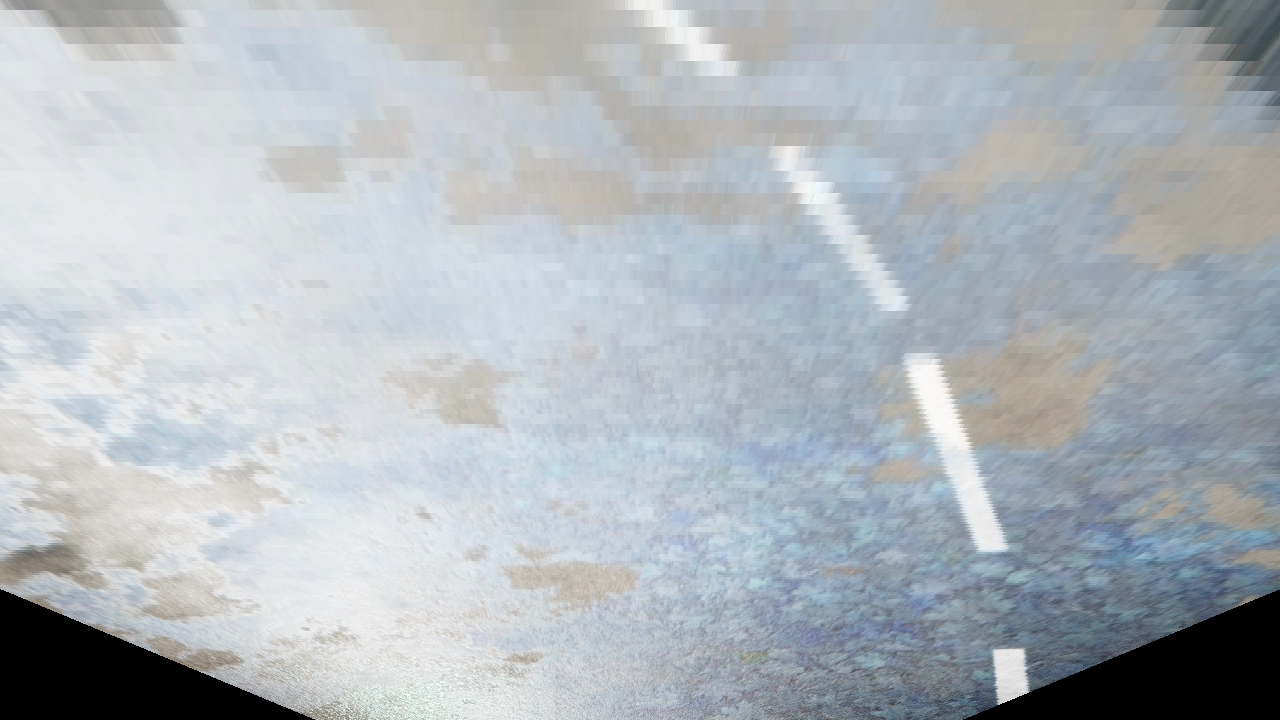
#> input picture notebooks/computer_vision/test_1/lane_detection_image_perspective.jpg, 1280 x 720 px
$ python lane_detection_image_perspective.py ../../notebooks/computer_vision/test_1/image_capture.jpg ../../notebooks/computer_vision/test_1/lane_detection_image_perspective.jpg   (older library calls are emulated)
#> lines starting #> are read from the running program, lines starting #| are printed output that depends on the picture
### scripts/python/lane_detection_image_util_transform.py
import cv2
import numpy as np


# Utility function which applies distortion to image
def apply_distortion(input_image):
    image_size = (input_image.shape[1], input_image.shape[0])
    input_vertices = get_undistorted_perspective_vertices(input_image)
    output_vertices = get_distorted_perspective_vertices(input_image)
    m = cv2.getPerspectiveTransform(input_vertices, output_vertices)
    distorted = cv2.warpPerspective(input_image, m, image_size,
                                    flags=cv2.INTER_NEAREST)
    return distorted


# [12 lines left out: function apply_sobel_filter, not called in this run]


def apply_canny_filter(img, kernel_size=3, thresh=(50, 200)):
    gray = cv2.cvtColor(img, cv2.COLOR_RGB2GRAY)
    return cv2.Canny(gray, thresh[0], thresh[1])


# [29 lines left out: functions apply_edge_filter, remove_distortion, get_warped_projection_vertices, not called in this run]


# Utility function which returns undistorted perspective vertices
def get_undistorted_perspective_vertices(input_image):
    height, width = input_image.shape[:2]
    return np.float32([
        [width * 0.1640, height * 0.89722],
        [width * 0.4453, height * 0.55],
        [width * 0.5507, height * 0.55],
        [width * 0.8398, height * 0.89722]
    ])


# Utility function which returns distorted perspective vertices
def get_distorted_perspective_vertices(input_image):
    height, width = input_image.shape[:2]
    width_multiplier = 0.33
    perspective_min_width = width * width_multiplier
    perspective_max_width = width - (width * width_multiplier)
    return np.float32([
        [perspective_min_width, height],
        [perspective_min_width, 0],
        [perspective_max_width, 0],
        [perspective_max_width, height]
    ])

### scripts/python/lane_detection_image_perspective.py
import sys

import cv2
import lane_detection_image_util_transform as util_transform


# Lane detection / image perspective script
# Used to project warp perspective from "above to ground" view
#
# Usage:
#   python3 lane_detection_image_perspective.py /path/to/out.png /path/to/in.png
#

def transform_image(input_image_path, output_image_path):
    input_image = cv2.imread(input_image_path)
    output_image = util_transform.apply_distortion(input_image)
    cv2.imwrite(output_image_path, output_image, [int(cv2.IMWRITE_JPEG_QUALITY), 100])
    print(output_image_path)


def main():
    transform_image(sys.argv[2], sys.argv[1])
#> in transform_image, input_image is the input picture: shape (720, 1280, 3); mean B, G, R 188.1, 182.7, 176.2
#> in apply_distortion, `input_vertices = get_undistorted_perspective_vertices(input_image)`: input_vertices = [[209.9, 646], [570, 396], [704.9, 396], [1074.9, 646]]
#> in apply_distortion, `output_vertices = get_distorted_perspective_vertices(input_image)`: output_vertices = [[422.4, 720], [422.4, 0], [857.6, 0], [857.6, 720]]
#> in apply_distortion, `m = cv2.getPerspectiveTransform(input_vertices, output_vertices)`: m = [[-0.426, -1.82, 908.2], [-1.69e-15, -2.44, 965.7], [-2.19e-18, -0.00286, 1]]
#> in apply_distortion, `distorted = cv2.warpPerspective(input_image, m, image_size, flags=cv2...`:
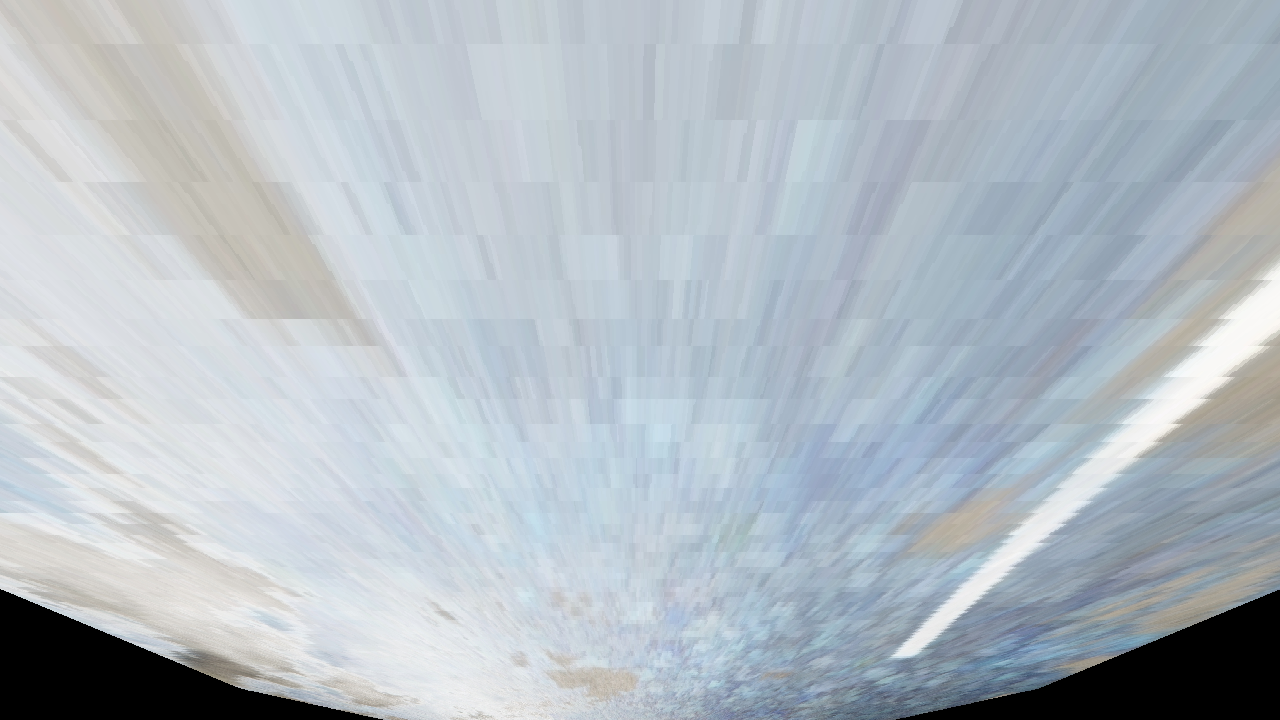
#> distorted: shape (720, 1280, 3); mean B, G, R 194.9, 187.3, 178.3


if __name__ == '__main__':
    main()
